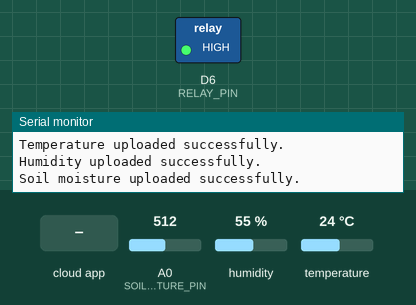
Bench run of a sketch on a simulated ESP8266 (NodeMCU). Shown: switched loads named in the sketch (green lamp = pin HIGH), the last lines printed to the serial monitor. The test bench sets the inputs (shaded band); at power-on: A0 (SOIL_MOISTURE_PIN) = 512, humidity 55 %, temperature 24 °C. WiFi joins after 1.5 s; servers stay silent unless stated; the Firebase database answers and starts empty.

Above: at 2.7 s.
2.8 s: A0 (SOIL_MOISTURE_PIN) set to 418
5.5 s: A0 (SOIL_MOISTURE_PIN) set to 386
At 7.9 s:
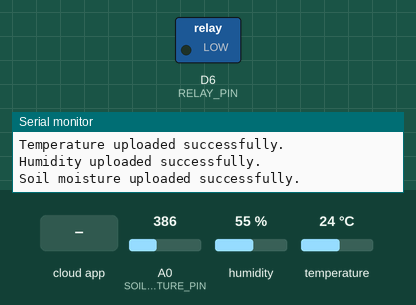
11.0 s: the phone or cloud app sets motorStatus to 1
At 12.9 s:
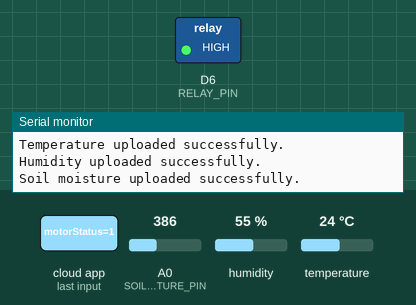
13.7 s: the phone or cloud app sets motorStatus to 0
At 16.0 s:
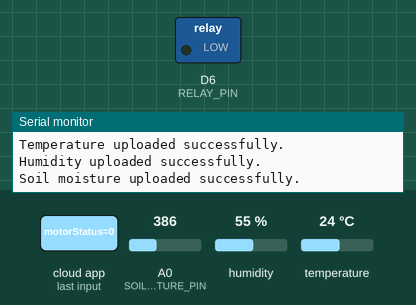
16.3 s: A0 (SOIL_MOISTURE_PIN) set to 410
At 17.9 s:
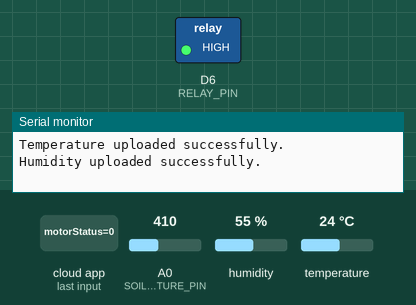
Timing chart, 0 to 19.4 s (numbered marks = the images above; inputs shaded):
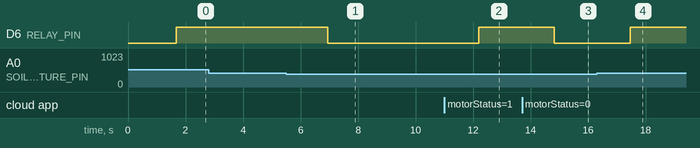

Measured:
- the behaviour switches between 401 and 400 on A0 (SOIL_MOISTURE_PIN) (found by bisection; images 0 and 1)
- after the input at 5.5 s, D6 (RELAY_PIN): HIGH → LOW after 1.4 s
- after the input at 11.0 s, D6 (RELAY_PIN): LOW → HIGH after 1.2 s
- after the input at 13.7 s, D6 (RELAY_PIN): HIGH → LOW after 1.1 s
- after the input at 16.3 s, D6 (RELAY_PIN): LOW → HIGH after 1.2 s

The sketch:

nodemcu.ino
```cpp
#include <Firebase_ESP_Client.h>
#include <ESP8266WiFi.h>
#include <DHT.h>
#include <addons/TokenHelper.h>  // Required to get the token info

// Replace with your WiFi credentials
#define WIFI_SSID "sourav"
#define WIFI_PASSWORD "95567757"

// Firebase project credentials
#define DATABASE_URL "temp-c73fd-default-rtdb.firebaseio.com/"
#define API_KEY "AIzaSyC4AddftY_o_dwxlJseY6ct9O_mr8_buhQ"  // Without 'https://'

const char* deviceId = "12345";

// Firebase objects
FirebaseData fbdo;
FirebaseAuth auth;
FirebaseConfig config;

// Variables
#define DHTPIN D4              // DHT11 data pin connected to GPIO 4
#define DHTTYPE DHT11          // DHT11 sensor type
#define SOIL_MOISTURE_PIN A0   // Analog pin for Soil Moisture Sensor
#define RELAY_PIN D6           // GPIO 12 for Relay (Pump control)
#define SOIL_MOISTURE_THRESHOLD 400  // Threshold to turn on pump

// DHT sensor setup
DHT dht(DHTPIN, DHTTYPE);

// Firebase settings
float waterLimit = 30.0;  // This is a customizable threshold stored on Firebase
bool motorStatus = false; // This will be fetched from Firebase

void connectToWiFi() {
  Serial.print("Connecting to WiFi...");
  WiFi.begin(WIFI_SSID, WIFI_PASSWORD);

  while (WiFi.status() != WL_CONNECTED) {
    Serial.print(".");
    delay(500);
  }
  Serial.println("Connected to WiFi!");
}

void setup() {
  // Start Serial communication
  Serial.begin(115200);

  // Initialize DHT sensor
  dht.begin();

  // Setup Relay pin
  pinMode(RELAY_PIN, OUTPUT);
  digitalWrite(RELAY_PIN, LOW);  // Turn off pump initially

  // Setup Firebase config
  config.api_key = API_KEY;
  config.database_url = DATABASE_URL;

  // Firebase authentication (using email/password)
  auth.user.email = "22cse312.debasishmishra@giet.edu";
  auth.user.password = "987654321";

  // Assign the callback function for Firebase token generation
  config.token_status_callback = tokenStatusCallback;  // Optional

  // Connect to WiFi
  connectToWiFi();

  // Initialize Firebase
  Firebase.begin(&config, &auth);
  Firebase.reconnectWiFi(true);
}

void loop() {
  // Read temperature and humidity from DHT11
  float humidity = dht.readHumidity();
  float temperature = dht.readTemperature();

  // Read soil moisture data
  int soilMoistureValue = analogRead(SOIL_MOISTURE_PIN);

  // Fetch motor status from Firebase (manual control from app)
  if (Firebase.ready()) {
    if (Firebase.RTDB.getBool(&fbdo, "/motorStatus")) {
      motorStatus = fbdo.boolData();
      Serial.print("Motor status from Firebase: ");
      Serial.println(motorStatus ? "ON" : "OFF");
    } else {
      Serial.println(fbdo.errorReason());
    }
  }

  // Control the pump based on soil moisture threshold or motor status from app
  if (motorStatus) { // If the motorStatus is controlled from the app
    digitalWrite(RELAY_PIN, HIGH);  // Turn on the pump
    Serial.println("Pump turned ON by app.");
  } else {
    if (soilMoistureValue > SOIL_MOISTURE_THRESHOLD) {
      digitalWrite(RELAY_PIN, HIGH);  // Turn on the pump
      Serial.println("Soil is dry, turning on the pump...");
    } else {
      digitalWrite(RELAY_PIN, LOW); // Turn off the pump
      Serial.println("Soil moisture is sufficient, turning off the pump.");
    }
  }

  // Print sensor readings to Serial Monitor
  Serial.print("Humidity: ");
  Serial.print(humidity);
  Serial.print("%, Temperature: ");
  Serial.print(temperature);
  Serial.print("°C, Soil Moisture: ");
  Serial.println(soilMoistureValue);

  // Send sensor data to Firebase
  if (Firebase.ready()) {
    if (Firebase.RTDB.setFloat(&fbdo, "/sensors/temperature", temperature)) {
      Serial.println("Temperature uploaded successfully.");
    } else {
      Serial.println(fbdo.errorReason());
    }

    if (Firebase.RTDB.setFloat(&fbdo, "/sensors/humidity", humidity)) {
      Serial.println("Humidity uploaded successfully.");
    } else {
      Serial.println(fbdo.errorReason());
    }

    if (Firebase.RTDB.setInt(&fbdo, "/sensors/soilMoisture", soilMoistureValue)) {
      Serial.println("Soil moisture uploaded successfully.");
    } else {
      Serial.println(fbdo.errorReason());
    }
  }

  // Delay before next reading
  delay(2000); // 2 seconds delay
}
```
